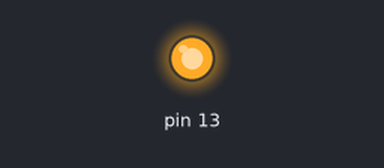
The sketch below on a simulated Arduino Uno, built with avr-gcc and run on an emulated ATmega328P. Shown: output pins drawn as LEDs (lit = HIGH).

Above: at 0.7 s.
At 53.2 s:
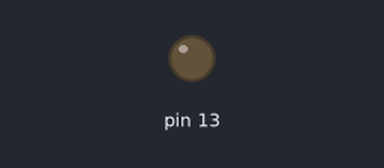
Timing chart, 0 to 59.2 s (numbered marks = the images above):
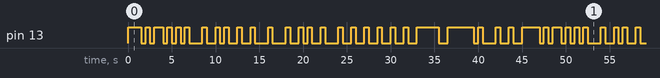

The sketch:

ledcontrol.ino
```cpp
int i;
int delayTiming;
char control[] = "HHHLHLHHLHLHLHLLLHLLHLHLLHLLHLLLHLLLHLLHLHLLHLLLHLLHLLHLLHLLHLLHLLHHHHHLLHHHHHHLHLLLHLLHLLH";

void setup() {
  pinMode(13, OUTPUT);
  delayTiming = 500;
}

void loop() {
  for (i = 0; i < strlen(control); i++) {
    if (control[i] == 'H') {
      digitalWrite(13, HIGH);
    } else {
      digitalWrite(13, LOW);
    }
    delay(delayTiming);
  }
}
```

Measured:
- by itself, pin 13: moves between LOW and HIGH, repeating every 45.5 s
- by itself, everything shown: repeats every 45.5 s, in 54 steps
